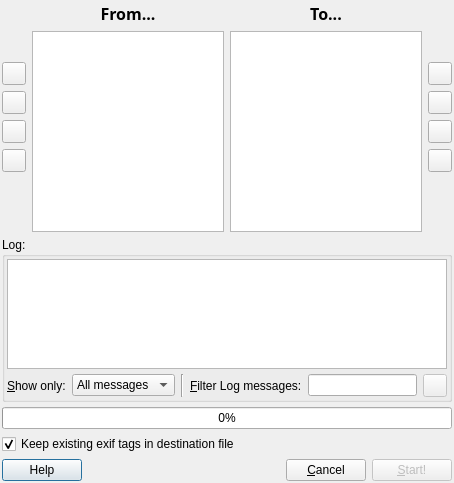
<ui version="4.0" >
 <author>Giuseppe Rota</author>
 <class>TransplantExifDialog</class>
 <widget class="QDialog" name="TransplantExifDialog" >
  <property name="geometry" >
   <rect>
    <x>0</x>
    <y>0</y>
    <width>454</width>
    <height>483</height>
   </rect>
  </property>
  <property name="windowTitle" >
   <string>Copy Exif data</string>
  </property>
  <property name="windowIcon" >
   <iconset resource="../icons.qrc" >:/new/prefix1/images/luminance.png</iconset>
  </property>
  <layout class="QVBoxLayout" >
   <property name="margin" >
    <number>2</number>
   </property>
   <property name="spacing" >
    <number>5</number>
   </property>
   <item>
    <layout class="QHBoxLayout" >
     <property name="margin" >
      <number>0</number>
     </property>
     <property name="spacing" >
      <number>6</number>
     </property>
     <item>
      <layout class="QVBoxLayout" >
       <property name="margin" >
        <number>0</number>
       </property>
       <property name="spacing" >
        <number>6</number>
       </property>
       <item>
        <spacer>
         <property name="orientation" >
          <enum>Qt::Vertical</enum>
         </property>
         <property name="sizeHint" >
          <size>
           <width>20</width>
           <height>40</height>
          </size>
         </property>
        </spacer>
       </item>
       <item>
        <widget class="QToolButton" name="moveup_left_button" >
         <property name="toolTip" >
          <string>Move up selected file(s)</string>
         </property>
         <property name="icon" >
          <iconset resource="../icons.qrc" >:/new/prefix1/images/uparrow.png</iconset>
         </property>
         <property name="toolButtonStyle" >
          <enum>Qt::ToolButtonTextUnderIcon</enum>
         </property>
        </widget>
       </item>
       <item>
        <widget class="QToolButton" name="movedown_left_button" >
         <property name="toolTip" >
          <string>Move down selected file(s)</string>
         </property>
         <property name="icon" >
          <iconset resource="../icons.qrc" >:/new/prefix1/images/downarrow.png</iconset>
         </property>
         <property name="toolButtonStyle" >
          <enum>Qt::ToolButtonTextUnderIcon</enum>
         </property>
        </widget>
       </item>
       <item>
        <widget class="QToolButton" name="removeleft" >
         <property name="toolTip" >
          <string>Remove selected file(s) from the list</string>
         </property>
         <property name="icon" >
          <iconset resource="../icons.qrc" >:/new/prefix1/images/remove.png</iconset>
         </property>
         <property name="toolButtonStyle" >
          <enum>Qt::ToolButtonTextUnderIcon</enum>
         </property>
        </widget>
       </item>
       <item>
        <widget class="QToolButton" name="addleft" >
         <property name="toolTip" >
          <string>Append files to the list</string>
         </property>
         <property name="icon" >
          <iconset resource="../icons.qrc" >:/new/prefix1/images/add.png</iconset>
         </property>
         <property name="toolButtonStyle" >
          <enum>Qt::ToolButtonTextUnderIcon</enum>
         </property>
        </widget>
       </item>
       <item>
        <spacer>
         <property name="orientation" >
          <enum>Qt::Vertical</enum>
         </property>
         <property name="sizeHint" >
          <size>
           <width>20</width>
           <height>40</height>
          </size>
         </property>
        </spacer>
       </item>
      </layout>
     </item>
     <item>
      <layout class="QVBoxLayout" >
       <property name="margin" >
        <number>0</number>
       </property>
       <property name="spacing" >
        <number>6</number>
       </property>
       <item>
        <widget class="QLabel" name="label" >
         <property name="text" >
          <string>&lt;html>&lt;head>&lt;meta name="qrichtext" content="1" />&lt;/head>&lt;body style=" white-space: pre-wrap; font-family:Sans Serif; font-size:9pt; font-weight:400; font-style:normal; text-decoration:none;">&lt;p style=" margin-top:0px; margin-bottom:0px; margin-left:0px; margin-right:0px; -qt-block-indent:0; text-indent:0px;">&lt;span style=" font-size:12pt; font-weight:600;">From...&lt;/span>&lt;/p>&lt;/body>&lt;/html></string>
         </property>
         <property name="alignment" >
          <set>Qt::AlignCenter</set>
         </property>
        </widget>
       </item>
       <item>
        <widget class="QListWidget" name="leftlist" >
         <property name="editTriggers" >
          <set>QAbstractItemView::NoEditTriggers</set>
         </property>
         <property name="selectionMode" >
          <enum>QAbstractItemView::ContiguousSelection</enum>
         </property>
         <property name="currentRow" >
          <number>-1</number>
         </property>
        </widget>
       </item>
      </layout>
     </item>
     <item>
      <layout class="QVBoxLayout" >
       <property name="margin" >
        <number>0</number>
       </property>
       <property name="spacing" >
        <number>6</number>
       </property>
       <item>
        <widget class="QLabel" name="Tolabel" >
         <property name="layoutDirection" >
          <enum>Qt::LeftToRight</enum>
         </property>
         <property name="text" >
          <string>&lt;html>&lt;head>&lt;meta name="qrichtext" content="1" />&lt;/head>&lt;body style=" white-space: pre-wrap; font-family:Sans Serif; font-size:9pt; font-weight:400; font-style:normal; text-decoration:none;">&lt;p style=" margin-top:0px; margin-bottom:0px; margin-left:0px; margin-right:0px; -qt-block-indent:0; text-indent:0px;">&lt;span style=" font-size:12pt; font-weight:600;">To...&lt;/span>&lt;/p>&lt;/body>&lt;/html></string>
         </property>
         <property name="alignment" >
          <set>Qt::AlignCenter</set>
         </property>
        </widget>
       </item>
       <item>
        <widget class="QListWidget" name="rightlist" >
         <property name="editTriggers" >
          <set>QAbstractItemView::NoEditTriggers</set>
         </property>
         <property name="selectionMode" >
          <enum>QAbstractItemView::ContiguousSelection</enum>
         </property>
        </widget>
       </item>
      </layout>
     </item>
     <item>
      <layout class="QVBoxLayout" >
       <property name="margin" >
        <number>0</number>
       </property>
       <property name="spacing" >
        <number>6</number>
       </property>
       <item>
        <spacer>
         <property name="orientation" >
          <enum>Qt::Vertical</enum>
         </property>
         <property name="sizeHint" >
          <size>
           <width>20</width>
           <height>40</height>
          </size>
         </property>
        </spacer>
       </item>
       <item>
        <widget class="QToolButton" name="moveup_right_button" >
         <property name="toolTip" >
          <string>Move up selected file(s)</string>
         </property>
         <property name="icon" >
          <iconset resource="../icons.qrc" >:/new/prefix1/images/uparrow.png</iconset>
         </property>
         <property name="toolButtonStyle" >
          <enum>Qt::ToolButtonTextUnderIcon</enum>
         </property>
        </widget>
       </item>
       <item>
        <widget class="QToolButton" name="movedown_right_button" >
         <property name="toolTip" >
          <string>Move down selected file(s)</string>
         </property>
         <property name="icon" >
          <iconset resource="../icons.qrc" >:/new/prefix1/images/downarrow.png</iconset>
         </property>
         <property name="toolButtonStyle" >
          <enum>Qt::ToolButtonTextUnderIcon</enum>
         </property>
        </widget>
       </item>
       <item>
        <widget class="QToolButton" name="removeright" >
         <property name="toolTip" >
          <string>Remove selected file(s) from the list</string>
         </property>
         <property name="icon" >
          <iconset resource="../icons.qrc" >:/new/prefix1/images/remove.png</iconset>
         </property>
         <property name="toolButtonStyle" >
          <enum>Qt::ToolButtonTextUnderIcon</enum>
         </property>
        </widget>
       </item>
       <item>
        <widget class="QToolButton" name="addright" >
         <property name="toolTip" >
          <string>Append files to the list</string>
         </property>
         <property name="icon" >
          <iconset resource="../icons.qrc" >:/new/prefix1/images/add.png</iconset>
         </property>
         <property name="toolButtonStyle" >
          <enum>Qt::ToolButtonTextUnderIcon</enum>
         </property>
        </widget>
       </item>
       <item>
        <spacer>
         <property name="orientation" >
          <enum>Qt::Vertical</enum>
         </property>
         <property name="sizeHint" >
          <size>
           <width>20</width>
           <height>40</height>
          </size>
         </property>
        </spacer>
       </item>
      </layout>
     </item>
    </layout>
   </item>
   <item>
    <widget class="QGroupBox" name="groupBox" >
     <property name="title" >
      <string>Log:</string>
     </property>
     <layout class="QVBoxLayout" >
      <property name="margin" >
       <number>2</number>
      </property>
      <property name="spacing" >
       <number>5</number>
      </property>
      <item>
       <widget class="QListView" name="Log_Widget" >
        <property name="sizePolicy" >
         <sizepolicy>
          <hsizetype>5</hsizetype>
          <vsizetype>5</vsizetype>
          <horstretch>0</horstretch>
          <verstretch>0</verstretch>
         </sizepolicy>
        </property>
        <property name="maximumSize" >
         <size>
          <width>16777215</width>
          <height>110</height>
         </size>
        </property>
        <property name="toolTip" >
         <string>Exif operations report</string>
        </property>
        <property name="editTriggers" >
         <set>QAbstractItemView::NoEditTriggers</set>
        </property>
        <property name="selectionMode" >
         <enum>QAbstractItemView::ContiguousSelection</enum>
        </property>
        <property name="resizeMode" >
         <enum>QListView::Adjust</enum>
        </property>
       </widget>
      </item>
      <item>
       <layout class="QHBoxLayout" >
        <property name="margin" >
         <number>0</number>
        </property>
        <property name="spacing" >
         <number>6</number>
        </property>
        <item>
         <widget class="QLabel" name="filterLabel1" >
          <property name="text" >
           <string>&amp;Show only:</string>
          </property>
          <property name="buddy" >
           <cstring>filterComboBox</cstring>
          </property>
         </widget>
        </item>
        <item>
         <widget class="QComboBox" name="filterComboBox" >
          <property name="toolTip" >
           <string>Filter messages based on severity</string>
          </property>
          <item>
           <property name="text" >
            <string>All messages</string>
           </property>
          </item>
          <item>
           <property name="text" >
            <string>Errors only</string>
           </property>
          </item>
         </widget>
        </item>
        <item>
         <widget class="Line" name="line" >
          <property name="orientation" >
           <enum>Qt::Vertical</enum>
          </property>
         </widget>
        </item>
        <item>
         <widget class="QLabel" name="filterLabel2" >
          <property name="text" >
           <string>&amp;Filter Log messages:</string>
          </property>
          <property name="buddy" >
           <cstring>filterLineEdit</cstring>
          </property>
         </widget>
        </item>
        <item>
         <widget class="QLineEdit" name="filterLineEdit" />
        </item>
        <item>
         <widget class="QToolButton" name="clearTextToolButton" >
          <property name="enabled" >
           <bool>false</bool>
          </property>
          <property name="toolTip" >
           <string>Clear filter text</string>
          </property>
          <property name="icon" >
           <iconset resource="../icons.qrc" >:/new/prefix1/images/fileclose.png</iconset>
          </property>
         </widget>
        </item>
       </layout>
      </item>
     </layout>
    </widget>
   </item>
   <item>
    <widget class="QProgressBar" name="progressBar" >
     <property name="value" >
      <number>0</number>
     </property>
     <property name="alignment" >
      <set>Qt::AlignHCenter</set>
     </property>
     <property name="orientation" >
      <enum>Qt::Horizontal</enum>
     </property>
    </widget>
   </item>
   <item>
    <widget class="QCheckBox" name="checkBox_dont_overwrite" >
     <property name="text" >
      <string>Keep existing exif tags in destination file</string>
     </property>
     <property name="checked" >
      <bool>true</bool>
     </property>
    </widget>
   </item>
   <item>
    <layout class="QHBoxLayout" >
     <property name="margin" >
      <number>0</number>
     </property>
     <property name="spacing" >
      <number>6</number>
     </property>
     <item>
      <widget class="QPushButton" name="HelpButton" >
       <property name="text" >
        <string>Help</string>
       </property>
      </widget>
     </item>
     <item>
      <spacer>
       <property name="orientation" >
        <enum>Qt::Horizontal</enum>
       </property>
       <property name="sizeHint" >
        <size>
         <width>40</width>
         <height>20</height>
        </size>
       </property>
      </spacer>
     </item>
     <item>
      <widget class="QPushButton" name="cancelbutton" >
       <property name="text" >
        <string>&amp;Cancel</string>
       </property>
      </widget>
     </item>
     <item>
      <widget class="QPushButton" name="TransplantButton" >
       <property name="enabled" >
        <bool>false</bool>
       </property>
       <property name="text" >
        <string>&amp;Start!</string>
       </property>
      </widget>
     </item>
    </layout>
   </item>
  </layout>
 </widget>
 <resources>
  <include location="../icons.qrc" />
 </resources>
 <connections>
  <connection>
   <sender>cancelbutton</sender>
   <signal>clicked()</signal>
   <receiver>TransplantExifDialog</receiver>
   <slot>reject()</slot>
   <hints>
    <hint type="sourcelabel" >
     <x>408</x>
     <y>483</y>
    </hint>
    <hint type="destinationlabel" >
     <x>54</x>
     <y>421</y>
    </hint>
   </hints>
  </connection>
  <connection>
   <sender>clearTextToolButton</sender>
   <signal>clicked()</signal>
   <receiver>filterLineEdit</receiver>
   <slot>clear()</slot>
   <hints>
    <hint type="sourcelabel" >
     <x>472</x>
     <y>379</y>
    </hint>
    <hint type="destinationlabel" >
     <x>416</x>
     <y>378</y>
    </hint>
   </hints>
  </connection>
 </connections>
</ui>
